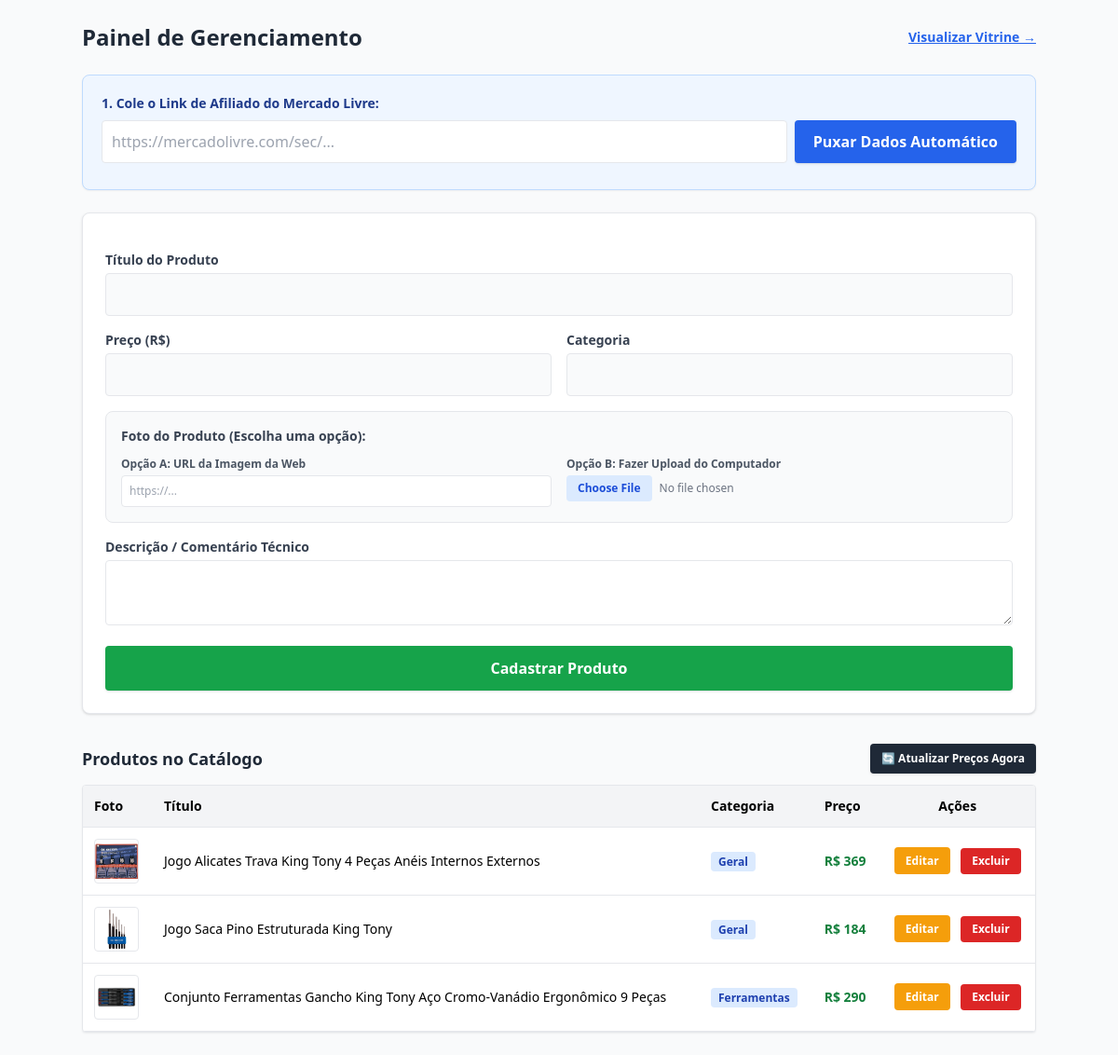
/admin, run on an earlier commit of the app's database.
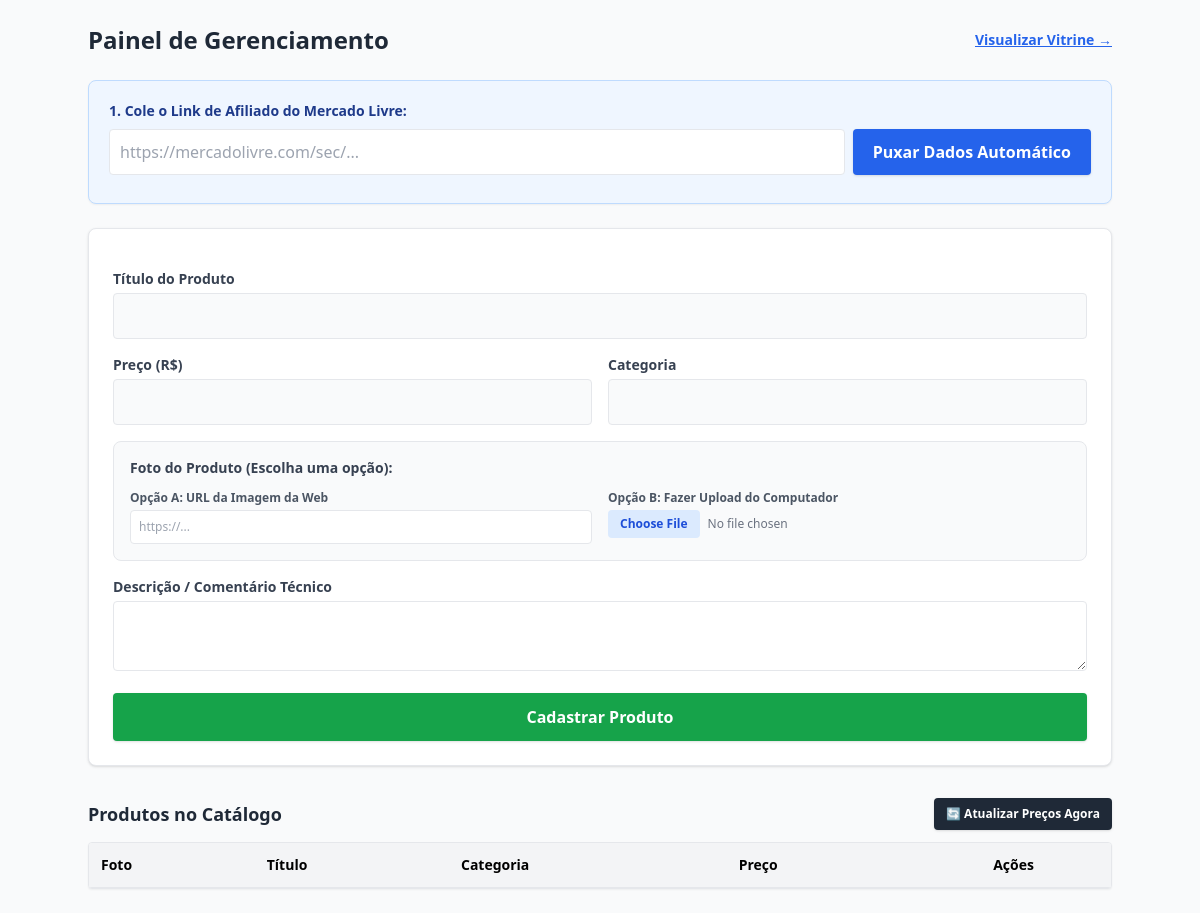
And on a later commit of the database.
### tables this page shows
CREATE TABLE produtos (
                id INTEGER PRIMARY KEY AUTOINCREMENT,
                titulo TEXT NOT NULL,
                descricao TEXT,
                preco TEXT,
                imagem_url TEXT,
                categoria TEXT,
                link_afiliado TEXT NOT NULL,
                cliques INTEGER DEFAULT 0
            );

### app.py (the view, shortened to what this page needs)
@app.route('/admin', methods=['GET', 'POST'])
def admin():
    with sqlite3.connect(DB_NAME) as conn:
        conn.row_factory = sqlite3.Row
        cursor = conn.cursor()
        cursor.execute("SELECT * FROM produtos ORDER BY id DESC")
        produtos = cursor.fetchall()
    return render_template('admin.html', produtos=produtos)

### templates/admin.html (shortened to what the changed rows need)
<!DOCTYPE html>
<html lang="pt-BR">
<head>
  <script src="https://cdn.tailwindcss.com"></script>
</head>
<body class="bg-gray-50 p-6">
  <div class="max-w-5xl mx-auto">
    <div class="flex justify-between items-center mb-6">
      <h1 class="text-2xl font-bold text-gray-800">Painel de Gerenciamento</h1>
    </div>
    <div class="flex justify-between items-center mb-3">
      <h2 class="text-lg font-bold text-gray-800">Produtos no Catálogo</h2>
    </div>
    <div class="bg-white rounded border overflow-x-auto shadow-sm">
      <table class="w-full text-left text-sm">
        <thead class="bg-gray-100 border-b">
          <tr>
            <th class="p-3">Foto</th>
            <th class="p-3">Título</th>
            <th class="p-3">Categoria</th>
            <th class="p-3">Preço</th>
            <th class="p-3 text-center">Ações</th>
          </tr>
        </thead>
        <tbody>
          {% for p in produtos %}
          <tr class="border-b hover:bg-gray-50">
            <td class="p-3">
              <img src="{{ p.imagem_url }}" alt="" class="w-12 h-12 object-contain bg-white border rounded">
            </td>
            <td class="p-3 font-medium">{{ p.titulo }}</td>
            <td class="p-3"><span class="bg-blue-100 text-blue-800 text-xs px-2 py-0.5 rounded font-semibold">{{ p.categoria }}</span></td>
            <td class="p-3 font-bold text-green-700">R$ {{ p.preco }}</td>
            <td class="p-3 text-center space-x-2">
              <a href="/admin/editar/{{ p.id }}" class="bg-amber-500 hover:bg-amber-600 text-white text-xs font-bold px-3 py-1.5 rounded">Editar</a>
              <form action="/admin/excluir/{{ p.id }}" method="POST" class="inline" onsubmit="return confirm('Deseja excluir este item da vitrine?');">
                <button type="submit" class="bg-red-600 hover:bg-red-700 text-white text-xs font-bold px-3 py-1.5 rounded">Excluir</button>
              </form>
            </td>
          </tr>
          {% endfor %}
        </tbody>
      </table>
    </div>
  </div>
</body>
</html>

What changed in the data, as far as the page shows it:
removed produtos: imagem_url (picture), titulo "Jogo Alicates Trava King Tony 4 Peças Anéis Internos Externos", categoria "Geral", preco "369"
removed produtos: imagem_url (picture), titulo "Jogo Saca Pino Estruturada King Tony", categoria "Geral", preco "184"
removed produtos: imagem_url (picture), titulo "Conjunto Ferramentas Gancho King Tony Aço Cromo-Vanádio Ergonômico 9 Peças", categoria "Ferramentas", preco "290"
